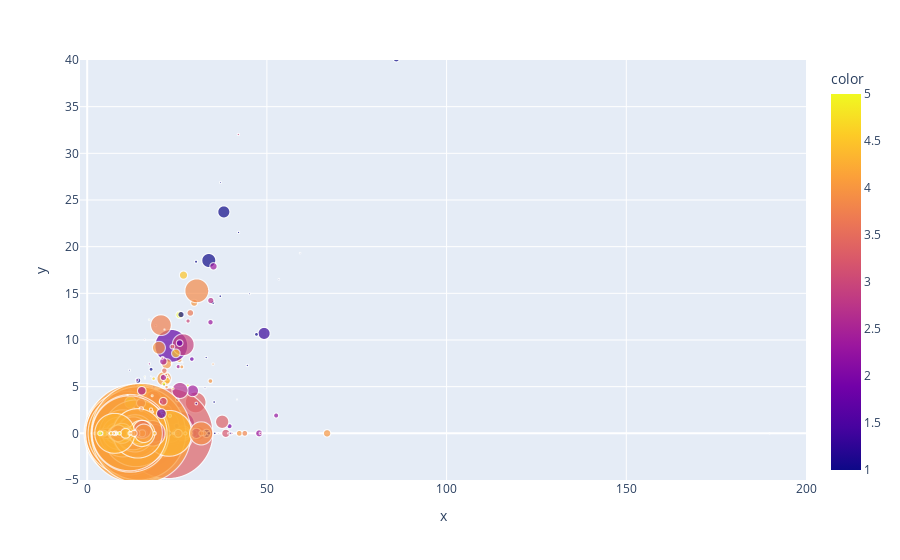

Notebook code cell kept with this figure:
### Code cell
figure = px.scatter(y=sellers['delay_to_carrier'],\
                    x=sellers['wait_time'],\
                    size=sellers['sales'],\
                    color=sellers['review_score'],\
                    range_x=[-2,200],\
                    range_y=[-5,40],\
                    size_max=100)

figure

### Figure 1 — Plotly figure (JSON) as saved in the notebook; plotly's stock layout.template omitted (floating-point values rounded to 4 significant figures; data arrays with more than 128 entries replaced by an {"elided": "..."} marker saying what was removed)
{"data": [{"hovertemplate": "x=%{x}<br>y=%{y}<br>size=%{marker.size}<br>color=%{marker.color}<extra></extra>", "legendgroup": "", "marker": {"color": {"elided": "2967 float values"}, "coloraxis": "coloraxis", "size": {"elided": "2967 float values"}, "sizemode": "area", "sizeref": 22.95, "symbol": "circle"}, "mode": "markers", "name": "", "showlegend": false, "type": "scattergl", "x": {"elided": "2967 float values"}, "xaxis": "x", "y": {"elided": "2967 float values"}, "yaxis": "y"}], "layout": {"coloraxis": {"colorbar": {"title": {"text": "color"}}, "colorscale": [[0, "#0d0887"], [0.1111, "#46039f"], [0.2222, "#7201a8"], [0.3333, "#9c179e"], [0.4444, "#bd3786"], [0.5556, "#d8576b"], [0.6667, "#ed7953"], [0.7778, "#fb9f3a"], [0.8889, "#fdca26"], [1, "#f0f921"]]}, "legend": {"itemsizing": "constant", "tracegroupgap": 0}, "margin": {"t": 60}, "xaxis": {"anchor": "y", "domain": [0, 1], "range": [-2, 200], "title": {"text": "x"}}, "yaxis": {"anchor": "x", "domain": [0, 1], "range": [-5, 40], "title": {"text": "y"}}}}
